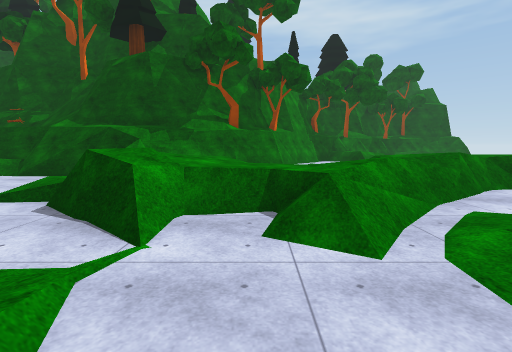
view 1 (above)

16 first-person views from a walk through a scene from a Unity 3-D project. The camera is 1.5 m above the floor, tilts 6° down and sees 85° across. The floor is counted in squares, 2 m on a side. Each view is taken from the middle of a square. On the plan, view 1 faces up. The plan holds only what a view shows up to about 10 squares ahead; the rest is blank. The place goes on beyond the plan. The player is left out. Some surface patterns are stand-ins.

view 2
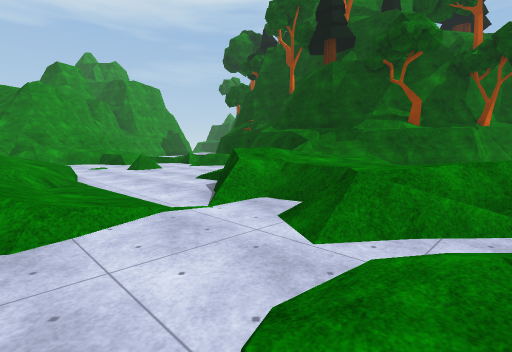

view 3
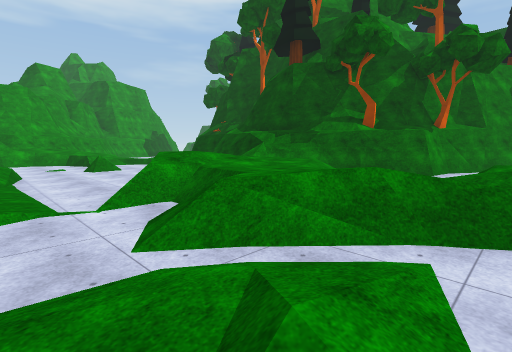

view 4
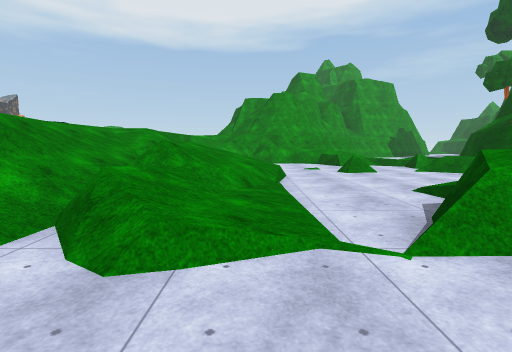

view 5
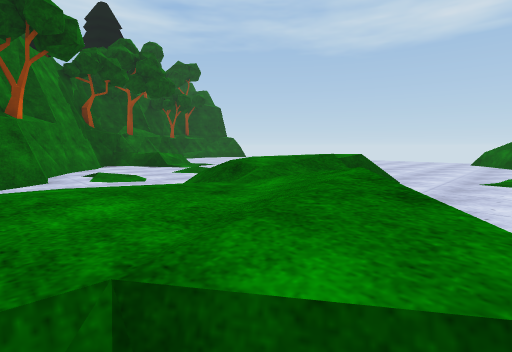

view 6
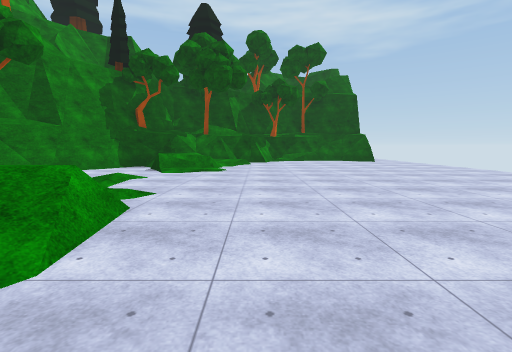

view 7
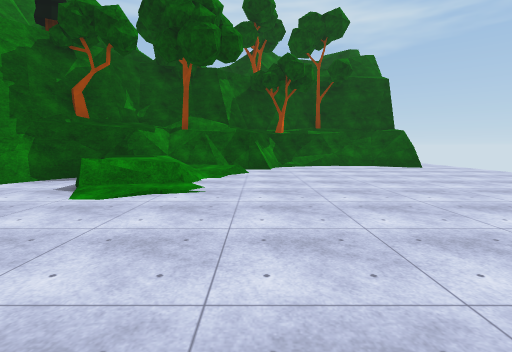

view 8
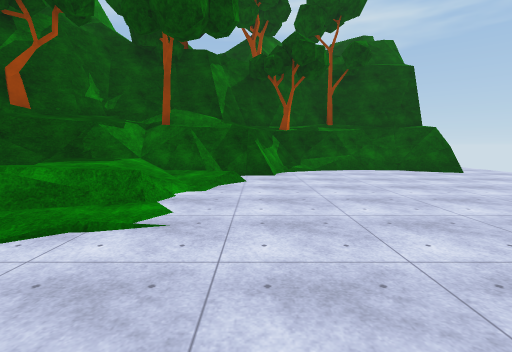

view 9
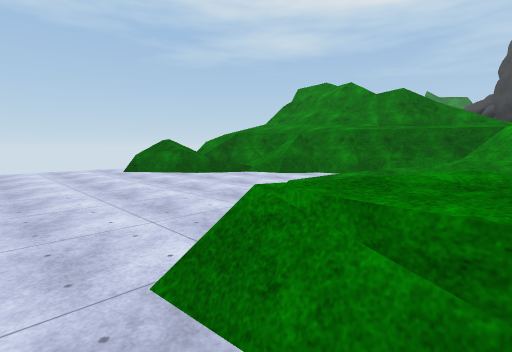

view 10
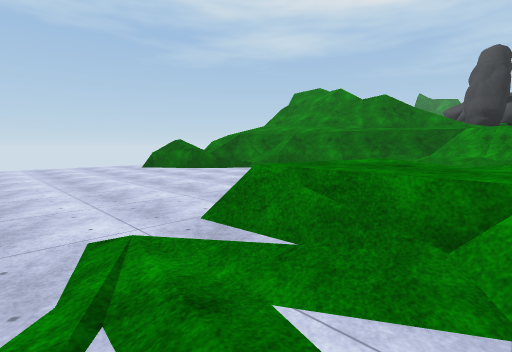

view 11
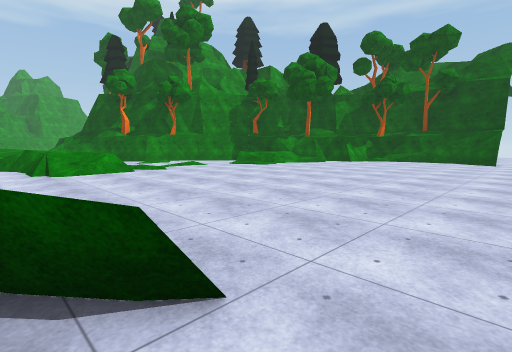

view 12
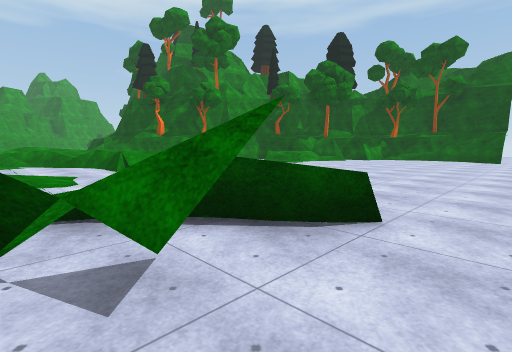

view 13
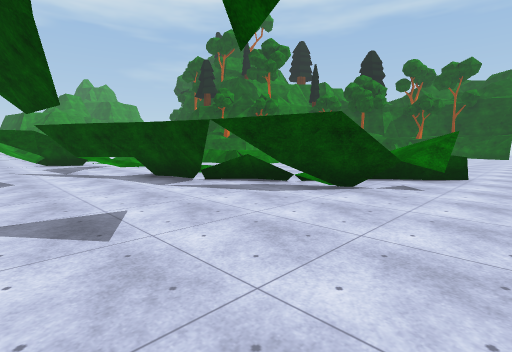

view 14
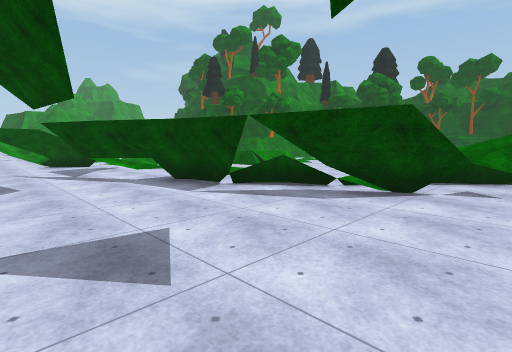

view 15
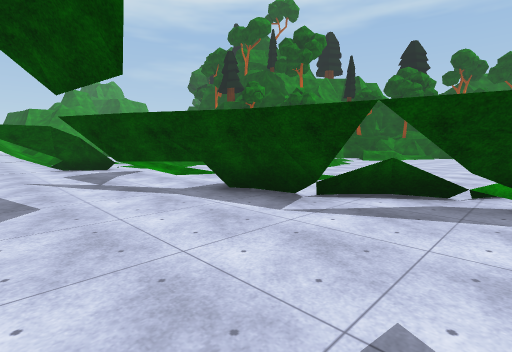

view 16
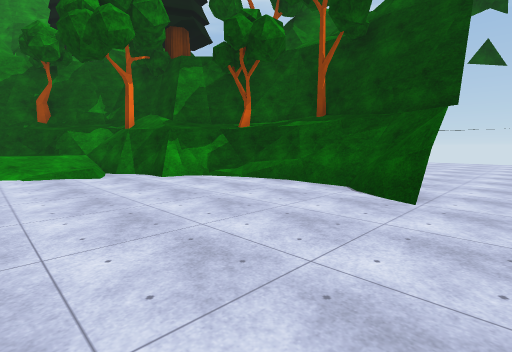

### Floor plan
Key: @ floor where view 1 was taken; # wall or solid block; x gap in a wall; . main floor; : floor 0.5 m higher than the main floor; + floor 0.75 m higher than the main floor; * floor 1 m higher than the main floor; % floor 1.75 m higher than the main floor; / step, stairs or slope; = window, fence, low wall or low ledge; ^ raised ledge.
Columns run from 9 left of view 1 to 15 right of it. Each row starts with its distance up from view 1.
 26                       ..
 25                       ..
 24                       ...
 23                       ...
 22                       ...
 21                       ...
 20                        ..
 19                   #^####.
 18                 .##......
 17               .###.......
 16              .##:........
 15             ###+.........
 14             #.==.........
 13            #=.=/.........
 12           ##.../.........
 11           #/.............
 10          ##/../..........
  9        .##..../..........
  8  ##. ..#=  ...//.........
  7 =#=####    //===.........
  6 .....  //////**/.........
  5 ...... //*///==/.........
  4 ..=...//////=.........#^.
  3 .......==/=/....//...^^..
  2 ..........///.  //...^x^.
  1   ///////...//////.^^#...
  0   ///////@.//#///###.....
 -1   .% //////=..####.......
 -2   .#///////#.............
 -3   .....     .............

Positions as (right, up) in squares from view 1, and headings:
1: (0, 0), facing up
2: (2, 0), facing up-left
3: (3, 1), facing up-left
4: (1, 1), facing left
5: (0, 3), facing up-right
6: (8, 4), facing up
7: (8, 8), facing up
8: (8, 10), facing up
9: (5, 8), facing down-right
10: (4, 9), facing down-right
11: (15, 4), facing up-left
12: (15, 2), facing up-left
13: (15, -3), facing up-left
14: (14, -3), facing up-left
15: (12, -3), facing up-left
16: (15, 14), facing up-left
